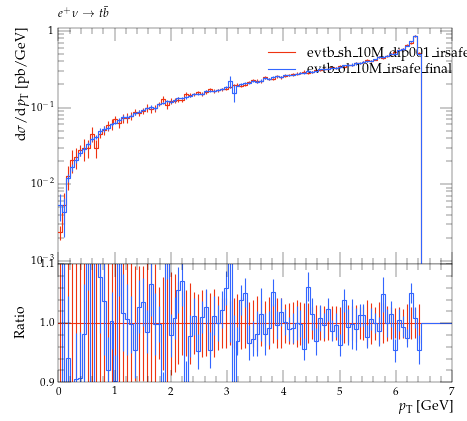

This figure's Python source:
#! /usr/bin/env python

# This Python script was auto-generated using YODA v2.0.0.
# Analysis object: /evtb/cutEg_jb_pt
# Timestamp: 16-04-2024 (14:02:27)

import matplotlib as mpl
import matplotlib.pyplot as plt
mpl.use('Agg') # comment out for interactive use
import os
import numpy as np

plotDir = os.path.split(os.path.realpath(__file__))[0]
if 'YODA_USER_PLOT_PATH' in globals():
    plot_outdir = globals()['YODA_USER_PLOT_PATH']
else:
    plot_outdir = plotDir

#plot style
plt.style.use(os.path.join(plotDir, '../default.mplstyle'))
# plot metadata
figW, figH = plt.rcParams['figure.figsize']
ax_xLabel = r'$p_{{\rm T}}$ [GeV]'
ax_yLabel = r'$\mathrm{d}\sigma / \mathrm{d} p_{{\rm T}}$ [pb/GeV]'
ax_title  = r'$e^+ \nu \to t \bar b$'
ax_xScale = 'linear'
ax_yScale = 'log'
xLims = (0.0, 7.0)
yLims = (0.0009000000000000001, 1.1)

# TeX-friendly labels for the legend
labels = [ r"evtb\_sh\_10M\_dip001\_irsafe\_final", r"evtb\_ol\_10M\_irsafe\_final" ]

# Create figure and axis objects
fig, (ax, ratio0_ax) = plt.subplots(2, 1, sharex=True,
                  figsize=(figW,figH), gridspec_kw={'height_ratios': (2, 1)})
ratio0_ax.yaxis.set_major_locator(mpl.ticker.MultipleLocator(0.1))
ratio0_ax.set_ylim(0.9, 1.1)
ratio0_ax.set_ylabel('Ratio')

# LineColor map: curve index -> color
linecolors = {0: '#EE3311', 1: '#3366FF'}
# the numerical data is stored in a separate file
dataf = dict()
prefix = os.path.split(__file__)[0]
if prefix:    prefix = prefix + '/'
exec(open(prefix+'cutEg_jb_pt__data.py').read(), dataf)


legend_handles = [] # keep track of handles for the legend

# style options for curves
# starts at zorder>=5 to draw curve on top of legend
styles = {
  'curve0': {
    'color' : linecolors[0],
    'linestyle' : '-',
    'marker' : 'o',
    'zorder' : 5,
    'histstyle' : True,
  },
  'curve1': {
    'color' : linecolors[1],
    'linestyle' : '-',
    'marker' : 'o',
    'zorder' : 6,
    'histstyle' : True,
  },
}
# curve from input yoda files in main panel
for label in dataf['yvals'].keys():
    if all(np.isnan(v) for v in dataf['yvals'][label]):
        continue
    tmp = None
    if styles[label]['histstyle']: # draw as histogram
        tmp, = ax.plot(dataf['xedges'], dataf['yedges'][label],
                       color=styles[label]['color'],
                       linestyle=styles[label]['linestyle'],
                       drawstyle='steps-pre', solid_joinstyle='miter',
                       zorder=styles[label]['zorder'], label=label)
        ax.errorbar(dataf['xpoints'], dataf['yvals'][label], color=styles[label]['color'],
                    xerr=dataf['xerrs'], yerr=[dataf['ydowns'][label], dataf['yups'][label]],
                    linestyle='none', zorder=styles[label]['zorder'])
    else: # draw as scatter
        tmp = ax.errorbar(dataf['xpoints'], dataf['yvals'][label],
                          xerr=dataf['xerrs'],
                          yerr=[ dataf['ydowns'][label],
                          dataf['yups'][label] ],
                          fmt=styles[label]['marker'],
                          ecolor=styles[label]['color'],
                          color=styles[label]['color'], zorder=2)
        tmp[-1][0].set_linestyle(styles[label]['linestyle'])
    legend_handles += [tmp]
    for varLabel in dataf['variation_yvals'].keys():
        if varLabel.startswith(label):
            tmp, = ax.plot(dataf['xedges'], dataf['variation_yvals'][varLabel],
                           color=styles[label]['color'],
                           linestyle=styles[label]['linestyle'],
                           drawstyle='steps-pre', solid_joinstyle='miter',
                           zorder=styles[label]['zorder'], alpha=0.5)


# plots on ratio panel
# curve from input yoda files in ratio panel
for label, yvals in dataf['ratio0_yvals'].items():
    if all(np.isnan(v) for v in yvals):
        continue
    if styles[label]['histstyle']: # plot as histogram
        ratio0_ax.plot(dataf['xedges'], yvals,
                       color=styles[label]['color'],
                       linestyle=styles[label]['linestyle'],
                       drawstyle='steps-pre', zorder=1,
                       solid_joinstyle='miter')
        ratio0_ax.vlines(dataf['xpoints'],
                         dataf['ratio0_ymin'][label],
                         dataf['ratio0_ymax'][label],
                         color=styles[label]['color'], zorder=1)
    else: # plot as scatter
        tmp = ratio0_ax.errorbar(dataf['xpoints'],
                                 yvals, xerr=dataf['xerrs'],
                                 yerr=dataf['ratio0_yerrs'][label],
                                 fmt=styles[label]['marker'],
                                 ecolor=styles[label]['color'],
                                 color=styles[label]['color'])
        tmp[-1][0].set_linestyle(styles[label]['linestyle'])

    for varlabel in dataf['ratio0_variation_vals'].keys():
        if varlabel.startswith(label):
            ratio0_ax.plot(dataf['xedges'],
                            dataf['ratio0_variation_vals'][varlabel],
                            color=styles[label]['color'],
                            linestyle=styles[label]['linestyle'],
                            drawstyle='steps-pre', solid_joinstyle='miter',
                            zorder=1, alpha=0.5)

legend_pos = (0.5, 0.97)
ax.legend(legend_handles, labels, loc='upper left', bbox_to_anchor=legend_pos)

# set plot metadata as defined above
ratio0_ax.set_xlabel(ax_xLabel)
ratio0_ax.xaxis.set_label_coords(1., -.15)
ax.set_ylabel(ax_yLabel, loc='top')
ax.set_title(ax_title, loc='left')
ax.set_xscale(ax_xScale)
ax.set_yscale(ax_yScale)
ax.set_xlim(xLims)
ax.set_ylim(yLims)

# tick formatting
plt.rcParams['xtick.top'] = True
plt.rcParams['ytick.right'] = True
ax.yaxis.set_major_locator(mpl.ticker.LogLocator(base=10.0, numticks=np.inf))
ax.yaxis.set_minor_locator(mpl.ticker.LogLocator(
                           base=10.0, subs=np.arange(0.1, 1, 0.1), numticks=np.inf))
fig.align_ylabels((ax, ratio0_ax))
plt.savefig(os.path.join(plot_outdir, 'cutEg_jb_pt.pdf'), format='PDF')
plt.savefig(os.path.join(plot_outdir, 'cutEg_jb_pt.png'), format='PNG')

plt.close(fig)
